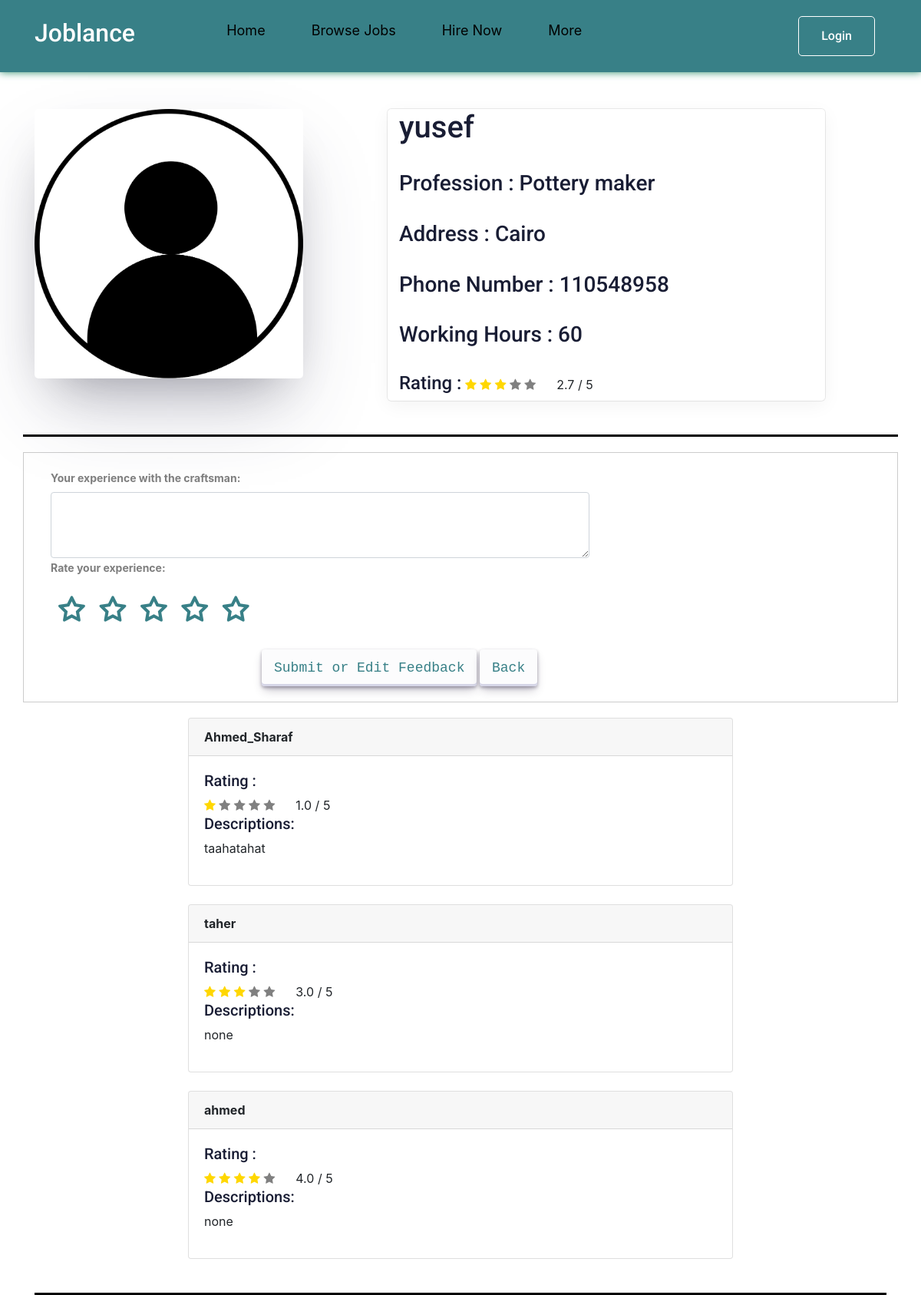
The app's page /features/craftsman_detail/2/, older data.
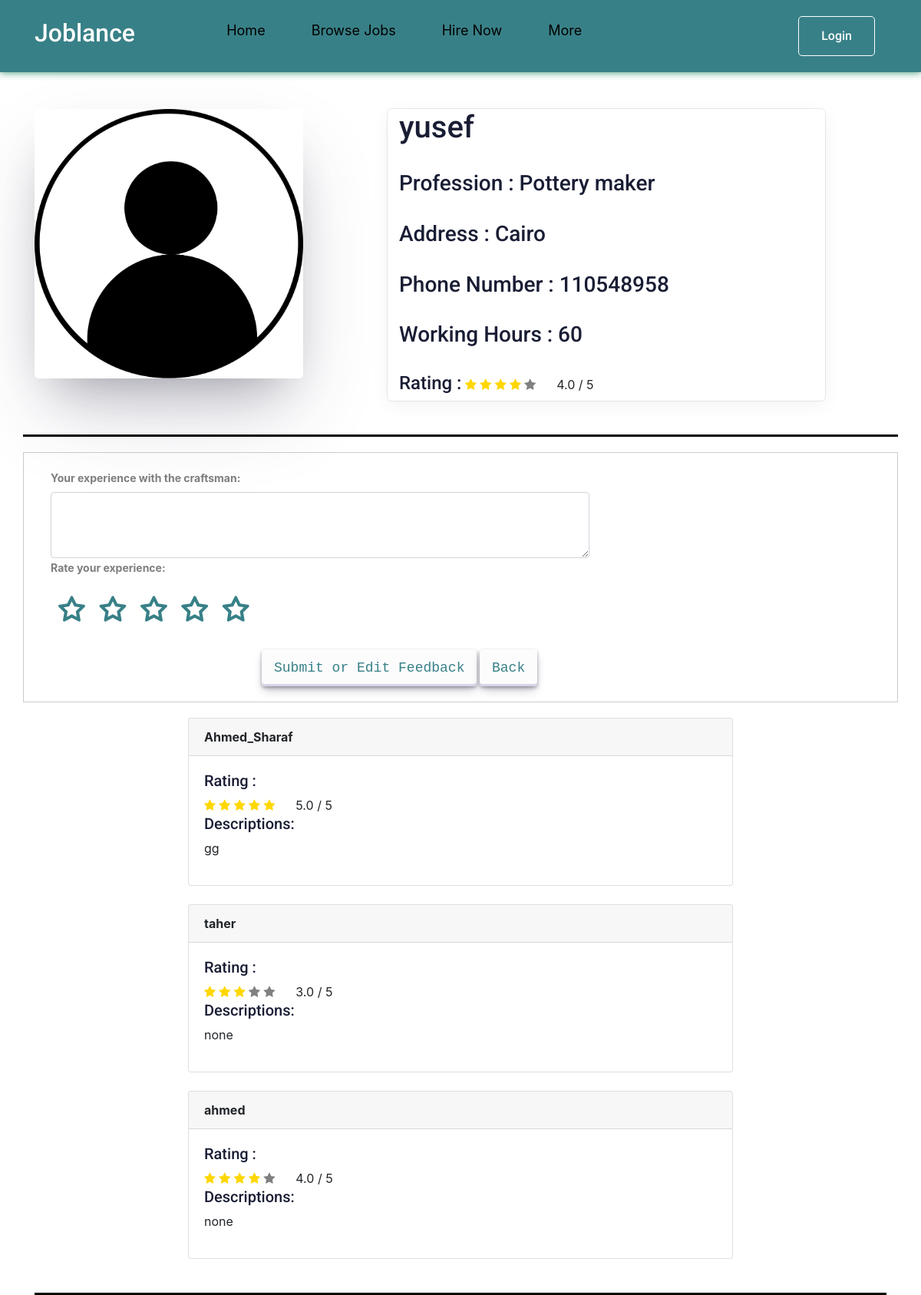
The same page, newer data.
### features/models.py (models this page shows, shortened)
class Rating(models.Model):
    RAUser = models.ForeignKey(User , on_delete=models.CASCADE , blank=True, null=True ,verbose_name=_("User "))
    RACraftsmen = models.ForeignKey('Craftsmen' , on_delete=models.CASCADE , blank=True, null=True ,verbose_name=_("Craftsmen "))
    RAting = models.IntegerField(default='0')
    RADescription = models.TextField(max_length=10000 , blank=True, null=True )

### features/views.py (the view)
# urls.py: path('craftsman_detail/<int:craftsman_id>/', views.craftsman_detail, name='craftsman_detail'),
def craftsman_detail(request, craftsman_id):
    craftsman_details = Craftsmen.objects.get(id=craftsman_id)
    Rev =craftsman_details.average_review()
    rating_details = Rating.objects.filter(RACraftsmen=craftsman_details)
    context = {'craftsman_detail': craftsman_details ,'rating_details': rating_details , 'Rev':Rev}
    return render(request, 'features/craftsman_detail.html', context)

### features/models.py (called while the page is built)
     def __str__(self):
         return str(self.name)

     def average_review(self):
         review = Rating.objects.filter(RACraftsmen=self).aggregate(average=Avg('RAting'))
         avg = 0
         if review["average"] is not None:
             avg = float(review["average"])
         return avg

### features/templates/features/craftsman_detail.html (shortened to what the changed rows need)
{% load static %}
<!DOCTYPE html>
<html lang="en">
<head>
    <link rel="stylesheet" href="{% static 'css/normalize.css' %}">
    <link rel="stylesheet" href="{% static 'css/craftsmen.css' %}">
    <link rel="stylesheet" href="{% static 'css/style.css'%}">
    <link rel="stylesheet" href="{% static 'css/craftsman_detail.css'%}">
    <link rel="stylesheet" href="{% static 'css/rating.css'%}">
    <link rel="stylesheet" href="{% static 'css/all.min.css' %}">
    <link rel="stylesheet" href="https://stackpath.bootstrapcdn.com/bootstrap/4.3.1/css/bootstrap.min.css">
    <link rel="stylesheet" href="https://cdnjs.cloudflare.com/ajax/libs/font-awesome/4.7.0/css/font-awesome.min.css">
</head>
<body>
    <Header>
        <div class="container">
            <a href="{% url 'pages:index' %}" class="logo">
                <h2 style="color: #fff;">Joblance</h2>
            </a>
        </div>
    </Header>
    <div class="container dark-grey-text mt-5">
        <div class="row wow fadeIn">
          <div class="col-md-6  mb-4 wid">
                <h1>{{ craftsman_detail }} </h1>
                <br>
                <h3>Profession : {{ craftsman_detail.profession }} </h3>
                <h3>Address : {{ craftsman_detail.address }} </h3>
                <h3>Phone Number : {{ craftsman_detail.phone_number }} </h3>
                <h3>Working Hours : {{ craftsman_detail.working_hours }} </h3>
                <h4>Rating :  </h4>
                <div class="review-feedback BQ">
                    <span class="fa {% if Rev == 0.5 %}fa-star-half-full {% elif Rev < 0.5 %}fa fa-star{% elif  Rev > 0.5 %}fa fa-star-full{% endif %}"></span>
                    <span class="fa {% if Rev == 1.5 %}fa-star-half-full {% elif Rev < 1.5 %}fa fa-star{% elif  Rev > 1.5 %}fa fa-star-full{% endif %}"></span>
                    <span class="fa {% if Rev == 2.5 %}fa-star-half-full {% elif Rev < 2.5 %}fa fa-star{% elif  Rev > 2.5 %}fa fa-star-full{% endif %}"></span>
                    <span class="fa {% if Rev == 3.5 %}fa-star-half-full {% elif Rev < 3.5 %}fa fa-star{% elif  Rev > 3.5 %}fa fa-star-full{% endif %}"></span>
                    <span class="fa {% if Rev == 4.5 %}fa-star-half-full {% elif Rev < 4.5 %}fa fa-star{% elif  Rev > 4.5 %}fa fa-star-full{% endif %}"></span>&nbsp;&nbsp;&nbsp;&nbsp;&nbsp;
                    {{Rev | stringformat:".1f"}} / 5
                </div>
                <br>
            </div>
        </div>
                <div class="container">
                    <div class="row justify-content-center">
                        <div class="col-md-8">
                            {% for rating in rating_details %}
                            <div class="card">
                              <strong class="card-header">{{ rating.RAUser }}</strong>
                              <div class="card-body">
                                <h5>Rating : </h5>
                                <div class="review-feedback">
                                    <span class="fa fa-star {% if rating.RAting > 0 %} checked {% endif %}"></span>
                                    <span class="fa fa-star {% if rating.RAting > 1 %} checked {% endif %}"></span>
                                    <span class="fa fa-star {% if rating.RAting > 2 %} checked {% endif %}"></span>
                                    <span class="fa fa-star {% if rating.RAting > 3 %} checked {% endif %}"></span>
                                    <span class="fa fa-star {% if rating.RAting > 4 %} checked {% endif %}"></span>&nbsp;&nbsp;&nbsp;&nbsp;&nbsp;
                                    {{rating.RAting | stringformat:".1f"}} / 5
                                </div>
                                <h5>Descriptions:</h5>
                                <ul>
                                  {% if rating.RADescription %}
                                    <li>{{ rating.RADescription }}</li>
                                  {% else %}
                                    <li>none</li>
                                  {% endif %}
                                </ul>
                              </div>
                            </div>
                            <br>
                            {% endfor %}
                          </div>
                    </div>
                </div>
    </div>
</body>
</html>

Row changes from the older to the newer data that the page shows:
changed Rating "Ahmed_Sharaf": RAting "1.0" → "5.0"; RADescription "taahatahat" → "gg"
Text that changed along with them:
{{ Rev | stringformat:".1f" }}: "2.7" → "4.0"
